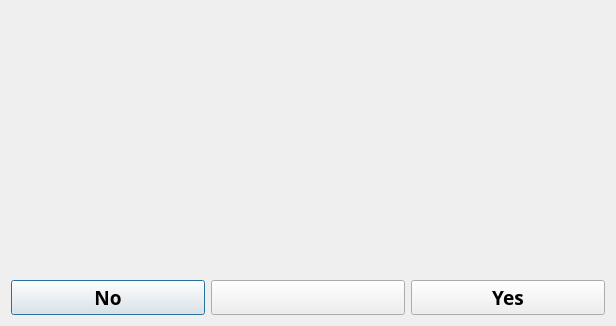
<?xml version="1.0" encoding="UTF-8"?>
<ui version="4.0">
 <class>messageDlg</class>
 <widget class="QDialog" name="messageDlg">
  <property name="geometry">
   <rect>
    <x>0</x>
    <y>0</y>
    <width>616</width>
    <height>326</height>
   </rect>
  </property>
  <property name="windowTitle">
   <string>Ack.. A Question...</string>
  </property>
  <layout class="QVBoxLayout" name="verticalLayout">
   <item>
    <layout class="QHBoxLayout" name="horizontalLayout">
     <item>
      <widget class="QLabel" name="iconLabel">
       <property name="sizePolicy">
        <sizepolicy hsizetype="Preferred" vsizetype="MinimumExpanding">
         <horstretch>0</horstretch>
         <verstretch>0</verstretch>
        </sizepolicy>
       </property>
       <property name="font">
        <font>
         <family>Arial Black</family>
         <weight>75</weight>
         <bold>true</bold>
        </font>
       </property>
       <property name="text">
        <string/>
       </property>
       <property name="alignment">
        <set>Qt::AlignCenter</set>
       </property>
      </widget>
     </item>
     <item>
      <widget class="QLabel" name="msgLabel">
       <property name="sizePolicy">
        <sizepolicy hsizetype="Preferred" vsizetype="MinimumExpanding">
         <horstretch>0</horstretch>
         <verstretch>0</verstretch>
        </sizepolicy>
       </property>
       <property name="font">
        <font>
         <family>Arial Black</family>
         <pointsize>15</pointsize>
         <weight>75</weight>
         <bold>true</bold>
        </font>
       </property>
       <property name="frameShape">
        <enum>QFrame::NoFrame</enum>
       </property>
       <property name="text">
        <string/>
       </property>
       <property name="alignment">
        <set>Qt::AlignCenter</set>
       </property>
       <property name="wordWrap">
        <bool>true</bool>
       </property>
      </widget>
     </item>
    </layout>
   </item>
   <item>
    <layout class="QHBoxLayout" name="horizontalLayout_2">
     <item>
      <widget class="QPushButton" name="btn_2">
       <property name="sizePolicy">
        <sizepolicy hsizetype="Minimum" vsizetype="Fixed">
         <horstretch>0</horstretch>
         <verstretch>0</verstretch>
        </sizepolicy>
       </property>
       <property name="font">
        <font>
         <family>Arial Black</family>
         <pointsize>14</pointsize>
         <weight>75</weight>
         <bold>true</bold>
        </font>
       </property>
       <property name="text">
        <string>No</string>
       </property>
      </widget>
     </item>
     <item>
      <widget class="QPushButton" name="btn_3">
       <property name="sizePolicy">
        <sizepolicy hsizetype="Minimum" vsizetype="Fixed">
         <horstretch>0</horstretch>
         <verstretch>0</verstretch>
        </sizepolicy>
       </property>
       <property name="font">
        <font>
         <family>Arial Black</family>
         <pointsize>14</pointsize>
         <weight>75</weight>
         <bold>true</bold>
        </font>
       </property>
       <property name="text">
        <string/>
       </property>
      </widget>
     </item>
     <item>
      <widget class="QPushButton" name="btn_1">
       <property name="sizePolicy">
        <sizepolicy hsizetype="Minimum" vsizetype="Fixed">
         <horstretch>0</horstretch>
         <verstretch>0</verstretch>
        </sizepolicy>
       </property>
       <property name="font">
        <font>
         <family>Arial Black</family>
         <pointsize>14</pointsize>
         <weight>75</weight>
         <bold>true</bold>
        </font>
       </property>
       <property name="text">
        <string>Yes</string>
       </property>
      </widget>
     </item>
    </layout>
   </item>
  </layout>
 </widget>
 <resources/>
 <connections/>
</ui>
